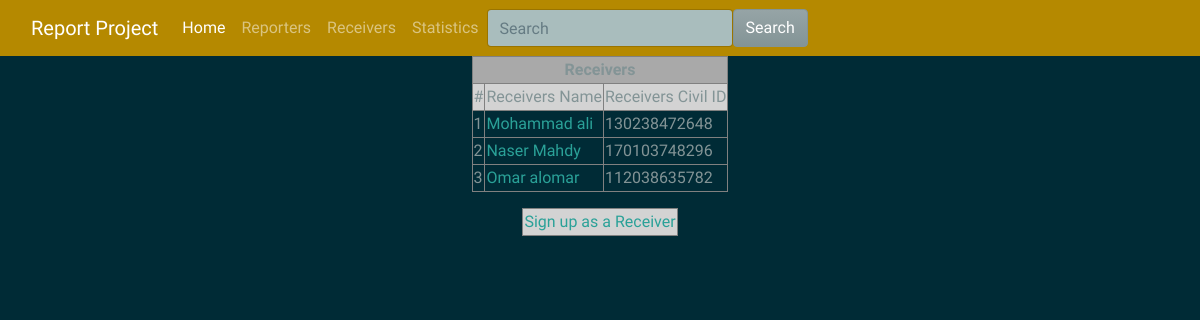
Screenshot of /report/receivers/ with the database file from the repository.
### report/models.py (models this page shows, shortened)
class Receiver(models.Model):
  ResCivilId = models.CharField(max_length=50)
  ResName = models.CharField(max_length=50)
  email = models.EmailField(blank=True, null=True)

### report/views.py (the view)
# urls.py: path('receivers/', views.receivers, name = "all-receivers"),
def receivers(request):
  data={}
  receiver = Receiver.objects.all()
  data["receviers"] = receiver
  return render(request, "receivers.html", context = data)

### report/templates/receivers.html (shortened to what this page needs)
{% extends "base.html"%}
{% block content %}
<!DOCTYPE html>
<html lang="en">
<head>
</head>
<body>
  <table border=1 align="center">
    <tr bgcolor="darkgrey">
      <td colspan=4 align="center"> <strong>Receivers</strong>
      </td>
    </tr>
    <tr bgcolor="lightgrey">
        <td align="center">#</td>
        <td align="center">Receivers Name</td>
        <td align="center">Receivers Civil ID</td>
    </tr>
    {% for r in receviers %}
      <tr>
        <td>{{ forloop.counter }}</td>
        <td><a href="/report/show/receiver/{{r.ResCivilId}}/">{{ r.ResName }}</a></td>
        <td>{{ r.ResCivilId }}</td>
    {% endfor %}
  </table>
<p>
  <table border=1 align="center">
    <tr bgcolor="lightgrey">
        <td align="center"><a href="/report/add/receiver/">Sign up as a Receiver</a></td>
    </tr>
  </table> </p>
  {% endblock %}

### rows the page displays
Receiver: ResName "Mohammad ali", ResCivilId "130238472648"
Receiver: ResName "Naser Mahdy", ResCivilId "170103748296"
Receiver: ResName "Omar alomar", ResCivilId "112038635782"
